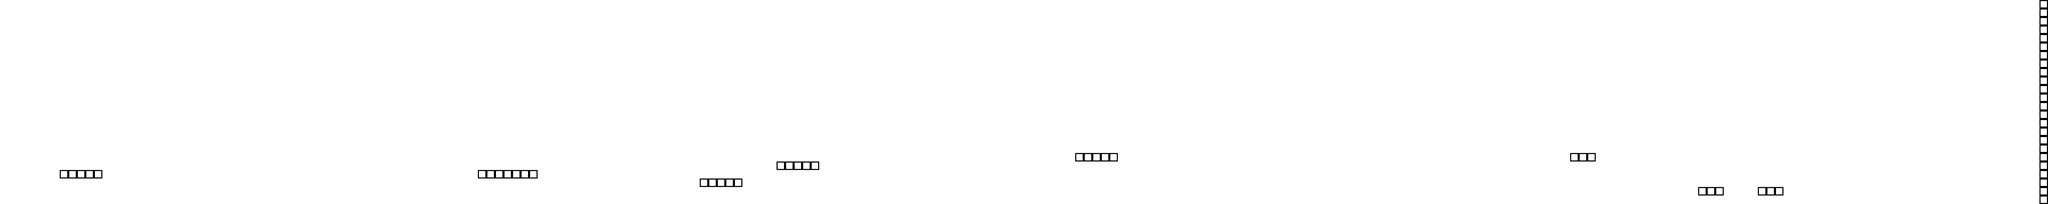

A 2D game scene composited from a Tiled map and its tileset images. What follows is a short description and the map's XML, with each tile layer's data collapsed to a summary:
An orthogonal 240x24 tile map with 64x64 px tiles, 3 tile layers (background, terrain, hazzards) and 55 objects (49x falling_platform, 2x laser, box, portal, color_station, ...).

<map version="1.10" tiledversion="1.11.0" orientation="orthogonal" renderorder="right-down" width="240" height="24" tilewidth="64" tileheight="64" infinite="0" nextlayerid="5" nextobjectid="85">
 <tileset firstgid="1" source="demo_tiles.tsx" />
 <layer id="1" name="background" width="240" height="24">
  <data>[5760 cells, 5760 non-empty, 1 distinct tile ids]</data>
 </layer>
 <layer id="2" name="terrain" width="240" height="24">
  <data>[5760 cells, 60 non-empty, 1 distinct tile ids]</data>
 </layer>
 <layer id="3" name="hazzards" width="240" height="24">
  <data>[5760 cells, 0 non-empty, 0 distinct tile ids]</data>
 </layer>
 <objectgroup id="4" name="objects">
  <object id="1" name="box" x="588" y="1088" width="40" height="40" />
  <object id="2" name="portal" x="15232" y="512" width="64" height="128" />
  <object id="3" name="color_station" x="512" y="1248" width="192" height="32">
   <properties>
    <property name="has_blue" type="bool" value="false" />
    <property name="has_green" type="bool" value="true" />
    <property name="has_red" type="bool" value="true" />
   </properties>
  </object>
  <object id="24" name="secret" x="10912" y="192" width="128" height="128">
   <properties>
    <property name="secret_id" type="int" value="1" />
   </properties>
  </object>
  <object id="25" name="laser" x="-16" y="0" width="16" height="1536">
   <properties>
    <property name="move_axis" value="x" />
    <property name="move_dist" type="int" value="15344" />
    <property name="speed" type="int" value="256" />
   </properties>
  </object>
  <object id="26" name="laser" x="0" y="1536" width="15360" height="16">
   <properties>
    <property name="move_axis" value="x" />
    <property name="move_dist" type="int" value="0" />
    <property name="speed" type="int" value="0" />
   </properties>
  </object>
  <object id="28" name="falling_platform" x="1024" y="1408" width="256" height="64" />
  <object id="29" name="falling_platform" x="1536" y="1280" width="256" height="64" />
  <object id="30" name="falling_platform" x="2048" y="1472" width="256" height="64" />
  <object id="31" name="falling_platform" x="2560" y="1280" width="256" height="64" />
  <object id="32" name="falling_platform" x="3136" y="1152" width="256" height="64" />
  <object id="34" name="falling_platform" x="4928" y="960" width="256" height="64" />
  <object id="36" name="falling_platform" x="4352" y="1152" width="256" height="64" />
  <object id="37" name="falling_platform" x="5568" y="960" width="256" height="64" />
  <object id="38" name="falling_platform" x="6208" y="896" width="256" height="64" />
  <object id="39" name="falling_platform" x="6848" y="1024" width="256" height="64" />
  <object id="41" name="falling_platform" x="7488" y="832" width="256" height="64" />
  <object id="43" name="falling_platform" x="8832" y="1152" width="192" height="48" />
  <object id="44" name="falling_platform" x="9536" y="1088" width="192" height="48" />
  <object id="45" name="falling_platform" x="9920" y="768" width="192" height="48" />
  <object id="46" name="falling_platform" x="10240" y="1152" width="192" height="48" />
  <object id="47" name="falling_platform" x="10368" y="512" width="192" height="48" />
  <object id="48" name="falling_platform" x="10880" y="384" width="192" height="48" />
  <object id="49" name="falling_platform" x="10944" y="960" width="192" height="48" />
  <object id="50" name="falling_platform" x="11392" y="704" width="192" height="48" />
  <object id="52" name="falling_platform" x="12224" y="832" width="128" height="32" />
  <object id="53" name="falling_platform" x="12864" y="704" width="128" height="32" />
  <object id="54" name="falling_platform" x="13568" y="832" width="128" height="32" />
  <object id="55" name="falling_platform" x="14208" y="640" width="128" height="32" />
  <object id="56" name="falling_platform" x="7168" y="1408" width="256" height="64" />
  <object id="58" name="falling_platform" x="9792" y="1344" width="192" height="48" />
  <object id="59" name="falling_platform" x="11136" y="1408" width="192" height="48" />
  <object id="60" name="falling_platform" x="14784" y="576" width="128" height="32" />
  <object id="61" name="falling_platform" x="15104" y="896" width="128" height="32" />
  <object id="62" name="falling_platform" x="9024" y="1472" width="192" height="48" />
  <object id="63" name="falling_platform" x="10688" y="1280" width="192" height="48" />
  <object id="65" name="falling_platform" x="7680" y="1280" width="256" height="64" />
  <object id="66" name="falling_platform" x="11584" y="1408" width="192" height="48" />
  <object id="68" name="falling_platform" x="12096" y="1472" width="128" height="32" />
  <object id="69" name="falling_platform" x="12544" y="1280" width="128" height="32" />
  <object id="70" name="falling_platform" x="12992" y="1152" width="128" height="32" />
  <object id="71" name="falling_platform" x="13376" y="1152" width="128" height="32" />
  <object id="72" name="falling_platform" x="13824" y="1280" width="128" height="32" />
  <object id="73" name="falling_platform" x="14144" y="1024" width="128" height="32" />
  <object id="74" name="falling_platform" x="14592" y="896" width="128" height="32" />
  <object id="75" name="falling_platform" x="14976" y="1216" width="128" height="32" />
  <object id="76" name="falling_platform" x="9344" y="1408" width="192" height="48" />
  <object id="77" name="falling_platform" x="10112" y="1472" width="192" height="48" />
  <object id="78" name="falling_platform" x="15104" y="1472" width="256" height="64" />
  <object id="79" name="falling_platform" x="14848" y="1472" width="256" height="64" />
  <object id="80" name="falling_platform" x="14592" y="1472" width="256" height="64" />
  <object id="81" name="falling_platform" x="14336" y="1472" width="256" height="64" />
  <object id="82" name="falling_platform" x="14080" y="1472" width="256" height="64" />
  <object id="83" name="falling_platform" x="13824" y="1472" width="256" height="64" />
  <object id="84" name="falling_platform" x="14464" y="1216" width="128" height="32" />
 </objectgroup>
</map>
